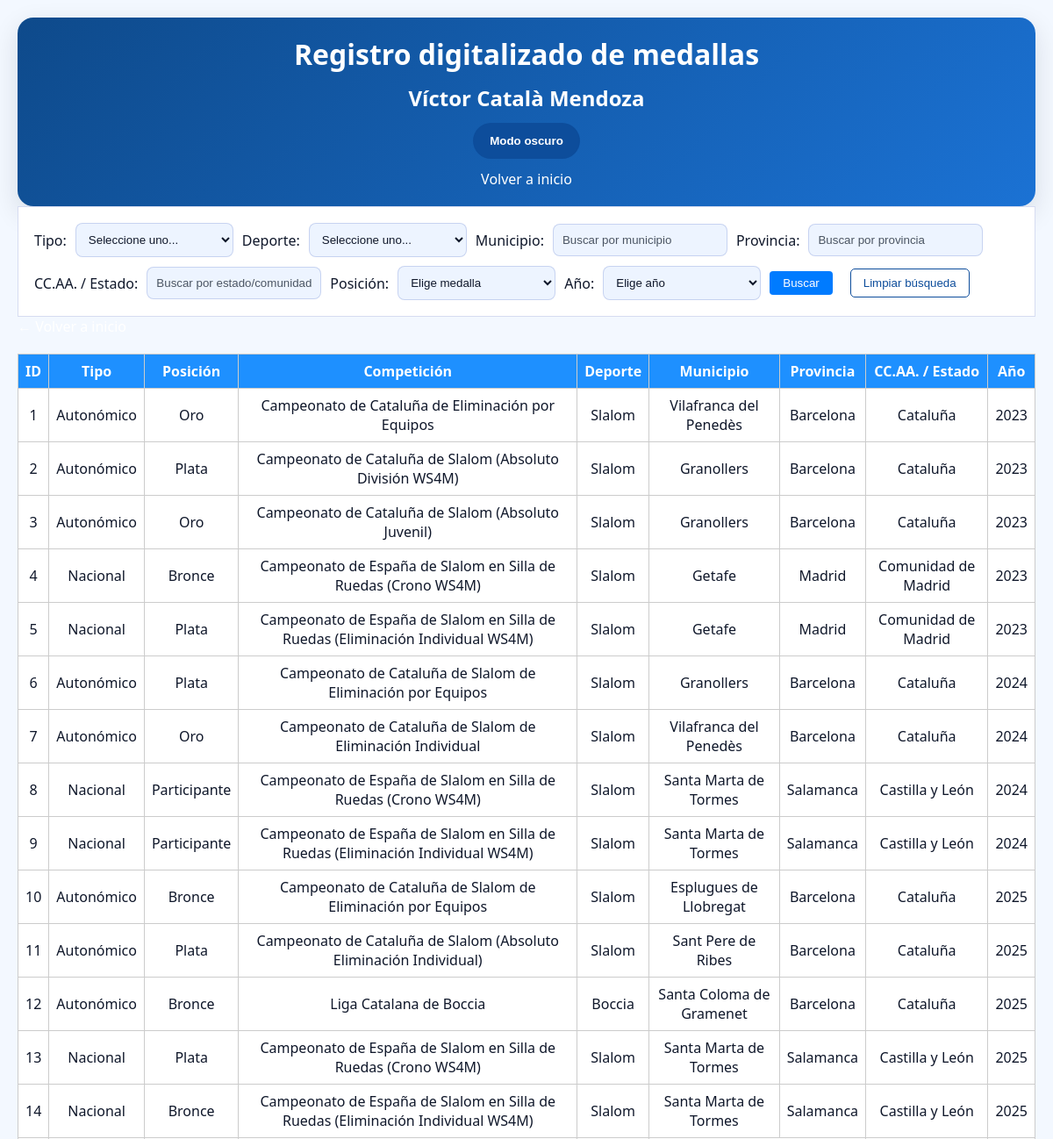
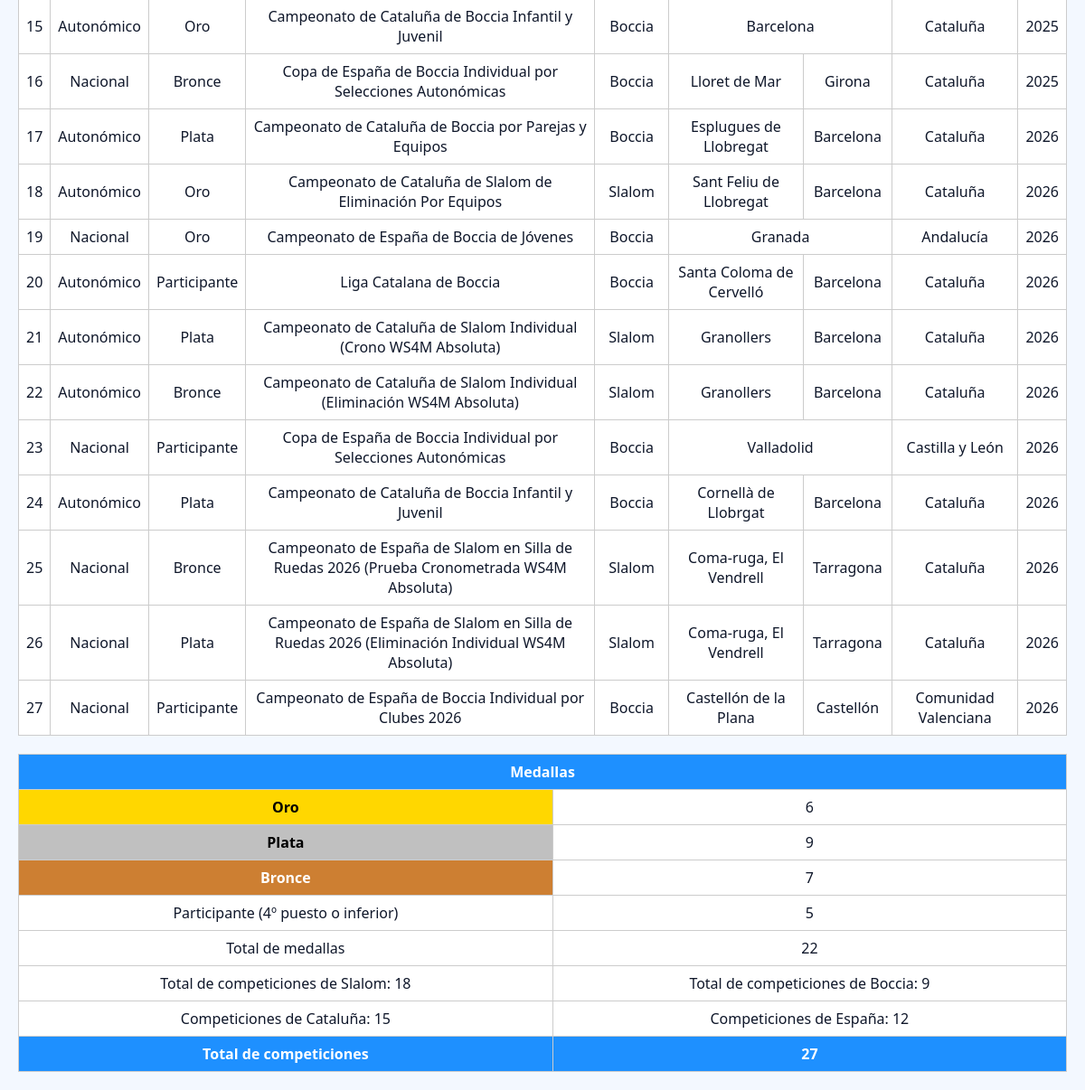
Page /medallero.php on the committed database (2 pictures, top to bottom).
### tables this page shows
CREATE TABLE medallas (
    id INT AUTO_INCREMENT PRIMARY KEY,
    tipo ENUM('Autonómico', 'Nacional', 'Internacional'),
    competicion VARCHAR(255),
    deporte VARCHAR(100),
    posicion ENUM('Oro', 'Plata', 'Bronce', 'Participante'),
    lugar VARCHAR(100),
    provincia VARCHAR(100),
    comunidad VARCHAR(100),
    pais VARCHAR(100),
    year YEAR
);

### funciones.php (called while the page is built, shortened)
<?php
function iconoMedalla($posicion)
{
    switch ($posicion) {
        default:
            return ucfirst($posicion);
    }
}
?>

### medallero.php (the view, shortened to what this page needs)
<?php include 'conexion.php';
include 'funciones.php'; ?>
<!DOCTYPE html>
<html>
<head>
    <link rel="stylesheet" href="css/index.css">
</head>
<body>
    <header>
        <h1>Registro digitalizado de medallas</h1>
        <h2>Víctor Català Mendoza</h2>
        <button id="theme-toggle" type="button">Modo oscuro</button>
        <a href="index.php">Volver a inicio</a>
    </header>
    <form method="GET">
        Tipo:
        <select name="tipo">
            <option value="">Seleccione uno...</option>
        </select>
        Deporte:
        <select name="deporte">
            <option value="">Seleccione uno...</option>
        </select>
        Municipio:
        <input type="text" name="lugar" id="municipio" placeholder="Buscar por municipio">
        Provincia:
        <input type="text" name="provincia" id="provincia" placeholder="Buscar por provincia">
        CC.AA. / Estado:
        <input type="text" name="comunidad" id="comunidad" placeholder="Buscar por estado/comunidad autónoma">
        Posición:
        <select name="posicion">
            <option value="">Elige medalla</option>
        </select>
        Año:
        <select name="year">
            <option value="">Elige año</option>
        </select>
        <input type="submit" value="Buscar">
        <button type="button" id="limpiar-filtros">Limpiar búsqueda</button>
    </form>
    <a href="index.php">&larr; Volver a inicio</a>
    <?php
    $where = " WHERE 1=1";
    $sql = "SELECT * FROM medallas" . $where;
    $sqlResumen = "SELECT
        SUM(posicion = 'oro') AS oro,
        SUM(posicion = 'plata') AS plata,
        SUM(posicion = 'bronce') AS bronce,
        SUM(posicion IN ('participante')) AS total_participantes,
        SUM(posicion IN ('oro', 'plata', 'bronce')) AS total_medallas,
        SUM(deporte = 'slalom') AS total_slalom,
        SUM(deporte = 'boccia') AS total_boccia,
        SUM(tipo = 'autonomico') AS total_catalunya,
        SUM(tipo = 'nacional') AS total_espanna,
        COUNT(*) AS total_registros
    FROM medallas" . $where . " AND posicion IN ('oro', 'plata', 'bronce', 'participante')";
    $resultado = $conexion->query($sql);
    if ($resultado->num_rows > 0): ?>
        <table>
            <tr>
                <th>ID</th>
                <th>Tipo</th>
                <th>Posición</th>
                <th>Competición</th>
                <th>Deporte</th>
                <th>Municipio</th>
                <th>Provincia</th>
                <th>CC.AA. / Estado</th>
                <th>Año</th>
            </tr>
            <?php while ($fila = $resultado->fetch_assoc()): ?>
                <tr>
                    <td><?php echo $fila['id']; ?></td>
                    <td><?php echo $fila['tipo']; ?></td>
                    <td class="<?php echo $fila['posicion']; ?>">
                        <?php echo iconoMedalla($fila['posicion']); ?>
                    </td>
                    <td><?php echo $fila['competicion']; ?></td>
                    <td><?php echo $fila['deporte']; ?></td>
                    <?php
                    if ($fila['lugar'] == $fila['provincia']) {
                        echo '<td colspan="2">' . $fila['lugar'] . '</td>';
                        echo '<td>' . $fila['comunidad'] . '</td>';
                    } elseif ($fila['provincia'] == $fila['comunidad']) {
                        echo '<td colspan="2">' . $fila['provincia'] . '</td>';
                    } else {
                        echo '<td>' . $fila['lugar'] . '</td>';
                        echo '<td>' . $fila['provincia'] . '</td>';
                        echo '<td>' . $fila['comunidad'] . '</td>';
                    }
                    ?>
                    <td><?php echo $fila['year']; ?></td>
                </tr>
            <?php endwhile; ?>
        </table>
    <?php else: ?>
        <p>No se han encontrado resultados</p>
    <?php endif; ?>
    <?php
    $resultado2 = $conexion->query($sqlResumen);
    $resumen = $resultado2 ? $resultado2->fetch_assoc() : null;
    if ($resumen): ?>
        <table>
            <tr>
                <th colspan="2">Medallas</th>
            </tr>
            <tr>
                <th class=oro>Oro</th>
                <td><?php echo (int) $resumen['oro']; ?></td>
            </tr>
            <tr>
                <th class=plata>Plata</th>
                <td><?php echo (int) $resumen['plata']; ?></td>
            </tr>
            <tr>
                <th class=bronce>Bronce</th>
                <td><?php echo (int) $resumen['bronce']; ?></td>
            </tr>
            <tr>
                <td>Participante (4º puesto o inferior)</td>
                <td><?php echo (int) $resumen['total_participantes']; ?></td>
            </tr>
            <tr>
                <td>Total de medallas</td>
                <td><?php echo (int) $resumen['total_medallas']; ?></td>
            </tr>
            <tr>
                <td>Total de competiciones de Slalom: <?php echo (int) $resumen['total_slalom']; ?></td>
                <td>Total de competiciones de Boccia: <?php echo (int) $resumen['total_boccia']; ?></td>
            </tr>
            <tr>
                <td>Competiciones de Cataluña: <?php echo (int) $resumen['total_catalunya']; ?></td>
                <td>Competiciones de España: <?php echo (int) $resumen['total_espanna']; ?></td>
            </tr>
            <tr>
                <th>Total de competiciones</th>
                <th><?php echo (int) $resumen['total_registros']; ?></th>
            </tr>
        </table>
    <?php else: ?>
        <p>No se han encontrado resultados</p>
    <?php endif; ?>
</body>
</html>

### css/index.css (style rules this page uses)
:root { --bg: #f3f8ff; --surface: #ffffff; --surface-soft: #edf4ff; --text: #0f172a; --muted: #4b5563; --border: rgba(30, 64, 175, 0.18); --accent: #0d4d9b; --accent-soft: #d6e6ff; --header-bg: #0e4a8b; --header-text: #ffffff; --table-header: #1e63c2; --table-row: #eff5ff; --table-alt: #dbe9ff; --button-bg: #0d4d9b; --button-text: #ffffff; --button-border: rgba(13, 77, 155, 0.34); }
* { box-sizing: border-box; padding: 0; margin: 0; }
html, body { min-height: 100%; }
body { font-family: 'Segoe UI', Tahoma, Geneva, Verdana, sans-serif; background-color: var(--bg); color: var(--text); margin: 20px; }
a { color: #ffffff; text-decoration: none; }
header { display: flex; flex-direction: column; align-items: center; justify-content: center; gap: 12px; text-align: center; padding: 20px; border-radius: 18px; background: linear-gradient(135deg, var(--header-bg), #1b72d4); color: var(--header-text); box-shadow: 0 10px 30px rgba(15, 23, 42, 0.12); }
header > * { margin: 0; }
#theme-toggle { padding: 12px 18px; background-color: var(--button-bg); color: var(--button-text); border: 1px solid var(--button-border); border-radius: 999px; cursor: pointer; font-weight: 600; transition: transform 0.2s ease, background-color 0.25s ease; }
form { background: var(--surface); padding: 18px; border: 1px solid var(--border); display: flex; flex-direction: row; flex-wrap: wrap; gap: 10px; align-items: center; }
form label, form > * { display: inline-flex; align-items: center; }
input[type="text"], input[type="date"], select, textarea { padding: 10px; border: 1px solid var(--border); border-radius: 8px; background-color: var(--surface-soft); color: var(--text); min-width: 180px; }
input[type="text"]::placeholder, input[type="date"]::placeholder, textarea::placeholder { color: var(--muted); }
input[type="submit"] { padding: 6px 15px; background-color: #007BFF; color: white; border: none; border-radius: 4px; cursor: pointer; }
#limpiar-filtros { background-color: transparent; color: var(--accent); border: 1px solid var(--accent); padding: 8px 14px; border-radius: 5px; cursor: pointer; margin-left: 10px; transition: background-color 0.3s ease, color 0.3s ease; }
table { width: 100%; border-collapse: collapse; margin-top: 20px; background: var(--surface); }
th, td { border: 1px solid #ccc; padding: 8px; text-align: center; }
th { background-color: dodgerblue; color: white; text-align: center; }
td.oro, th.oro { background-color: gold; color: black; font-weight: bold; }
td.plata, th.plata { background-color: silver; color: black; font-weight: bold; }
td.bronce, th.bronce { background-color: #cd7f32; color: white; font-weight: bold; }

### rows in the picture
medallas: id "1", tipo "Autonómico", posicion "Oro", competicion "Campeonato de Cataluña de Eliminación por Equipos", deporte "Slalom", lugar "Vilafranca del Penedès", provincia "Barcelona", comunidad "Cataluña", year "2023"
medallas: id "2", tipo "Autonómico", posicion "Plata", competicion "Campeonato de Cataluña de Slalom (Absoluto División WS4M)", deporte "Slalom", lugar "Granollers", provincia "Barcelona", comunidad "Cataluña", year "2023"
medallas: id "3", tipo "Autonómico", posicion "Oro", competicion "Campeonato de Cataluña de Slalom (Absoluto Juvenil)", deporte "Slalom", lugar "Granollers", provincia "Barcelona", comunidad "Cataluña", year "2023"
medallas: id "4", tipo "Nacional", posicion "Bronce", competicion "Campeonato de España de Slalom en Silla de Ruedas (Crono WS4M)", deporte "Slalom", lugar "Getafe", provincia "Madrid", comunidad "Comunidad de Madrid", year "2023"
medallas: id "5", tipo "Nacional", posicion "Plata", competicion "Campeonato de España de Slalom en Silla de Ruedas (Eliminación Individual WS4M)", deporte "Slalom", lugar "Getafe", provincia "Madrid", comunidad "Comunidad de Madrid", year "2023"
medallas: id "6", tipo "Autonómico", posicion "Plata", competicion "Campeonato de Cataluña de Slalom de Eliminación por Equipos", deporte "Slalom", lugar "Granollers", provincia "Barcelona", comunidad "Cataluña", year "2024"
medallas: id "7", tipo "Autonómico", posicion "Oro", competicion "Campeonato de Cataluña de Slalom de Eliminación Individual", deporte "Slalom", lugar "Vilafranca del Penedès", provincia "Barcelona", comunidad "Cataluña", year "2024"
medallas: id "8", tipo "Nacional", posicion "Participante", competicion "Campeonato de España de Slalom en Silla de Ruedas (Crono WS4M)", deporte "Slalom", lugar "Santa Marta de Tormes", provincia "Salamanca", comunidad "Castilla y León", year "2024"
medallas: id "9", tipo "Nacional", posicion "Participante", competicion "Campeonato de España de Slalom en Silla de Ruedas (Eliminación Individual WS4M)", deporte "Slalom", lugar "Santa Marta de Tormes", provincia "Salamanca", comunidad "Castilla y León", year "2024"
medallas: id "10", tipo "Autonómico", posicion "Bronce", competicion "Campeonato de Cataluña de Slalom de Eliminación por Equipos", deporte "Slalom", lugar "Esplugues de Llobregat", provincia "Barcelona", comunidad "Cataluña", year "2025"
medallas: id "11", tipo "Autonómico", posicion "Plata", competicion "Campeonato de Cataluña de Slalom (Absoluto Eliminación Individual)", deporte "Slalom", lugar "Sant Pere de Ribes", provincia "Barcelona", comunidad "Cataluña", year "2025"
medallas: id "12", tipo "Autonómico", posicion "Bronce", competicion "Liga Catalana de Boccia", deporte "Boccia", lugar "Santa Coloma de Gramenet", provincia "Barcelona", comunidad "Cataluña", year "2025"
medallas: id "13", tipo "Nacional", posicion "Plata", competicion "Campeonato de España de Slalom en Silla de Ruedas (Crono WS4M)", deporte "Slalom", lugar "Santa Marta de Tormes", provincia "Salamanca", comunidad "Castilla y León", year "2025"
medallas: id "14", tipo "Nacional", posicion "Bronce", competicion "Campeonato de España de Slalom en Silla de Ruedas (Eliminación Individual WS4M)", deporte "Slalom", lugar "Santa Marta de Tormes", provincia "Salamanca", comunidad "Castilla y León", year "2025"
medallas: id "15", tipo "Autonómico", posicion "Oro", competicion "Campeonato de Cataluña de Boccia Infantil y Juvenil", deporte "Boccia", lugar "Barcelona", comunidad "Cataluña", year "2025"
medallas: id "16", tipo "Nacional", posicion "Bronce", competicion "Copa de España de Boccia Individual por Selecciones Autonómicas", deporte "Boccia", lugar "Lloret de Mar", provincia "Girona", comunidad "Cataluña", year "2025"
medallas: id "17", tipo "Autonómico", posicion "Plata", competicion "Campeonato de Cataluña de Boccia por Parejas y Equipos", deporte "Boccia", lugar "Esplugues de Llobregat", provincia "Barcelona", comunidad "Cataluña", year "2026"
medallas: id "18", tipo "Autonómico", posicion "Oro", competicion "Campeonato de Cataluña de Slalom de Eliminación Por Equipos", deporte "Slalom", lugar "Sant Feliu de Llobregat", provincia "Barcelona", comunidad "Cataluña", year "2026"
medallas: id "19", tipo "Nacional", posicion "Oro", competicion "Campeonato de España de Boccia de Jóvenes", deporte "Boccia", lugar "Granada", comunidad "Andalucía", year "2026"
medallas: id "20", tipo "Autonómico", posicion "Participante", competicion "Liga Catalana de Boccia", deporte "Boccia", lugar "Santa Coloma de Cervelló", provincia "Barcelona", comunidad "Cataluña", year "2026"
medallas: id "21", tipo "Autonómico", posicion "Plata", competicion "Campeonato de Cataluña de Slalom Individual (Crono WS4M Absoluta)", deporte "Slalom", lugar "Granollers", provincia "Barcelona", comunidad "Cataluña", year "2026"
medallas: id "22", tipo "Autonómico", posicion "Bronce", competicion "Campeonato de Cataluña de Slalom Individual (Eliminación WS4M Absoluta)", deporte "Slalom", lugar "Granollers", provincia "Barcelona", comunidad "Cataluña", year "2026"
medallas: id "23", tipo "Nacional", posicion "Participante", competicion "Copa de España de Boccia Individual por Selecciones Autonómicas", deporte "Boccia", lugar "Valladolid", comunidad "Castilla y León", year "2026"
medallas: id "24", tipo "Autonómico", posicion "Plata", competicion "Campeonato de Cataluña de Boccia Infantil y Juvenil", deporte "Boccia", lugar "Cornellà de Llobrgat", provincia "Barcelona", comunidad "Cataluña", year "2026"
medallas: id "25", tipo "Nacional", posicion "Bronce", competicion "Campeonato de España de Slalom en Silla de Ruedas 2026 (Prueba Cronometrada WS4M Absoluta)", deporte "Slalom", lugar "Coma-ruga, El Vendrell", provincia "Tarragona", comunidad "Cataluña", year "2026"
medallas: id "26", tipo "Nacional", posicion "Plata", competicion "Campeonato de España de Slalom en Silla de Ruedas 2026 (Eliminación Individual WS4M Absoluta)", deporte "Slalom", lugar "Coma-ruga, El Vendrell", provincia "Tarragona", comunidad "Cataluña", year "2026"
medallas: id "27", tipo "Nacional", posicion "Participante", competicion "Campeonato de España de Boccia Individual por Clubes 2026", deporte "Boccia", lugar "Castellón de la Plana", provincia "Castellón", comunidad "Comunidad Valenciana", year "2026"

### other values in the picture
$resumen['oro'] "6"
$resumen['plata'] "9"
$resumen['bronce'] "7"
$resumen['total_participantes'] "5"
$resumen['total_medallas'] "22"
$resumen['total_slalom'] "18"
$resumen['total_boccia'] "9"
$resumen['total_catalunya'] "15"
$resumen['total_espanna'] "12"
$resumen['total_registros'] "27"
